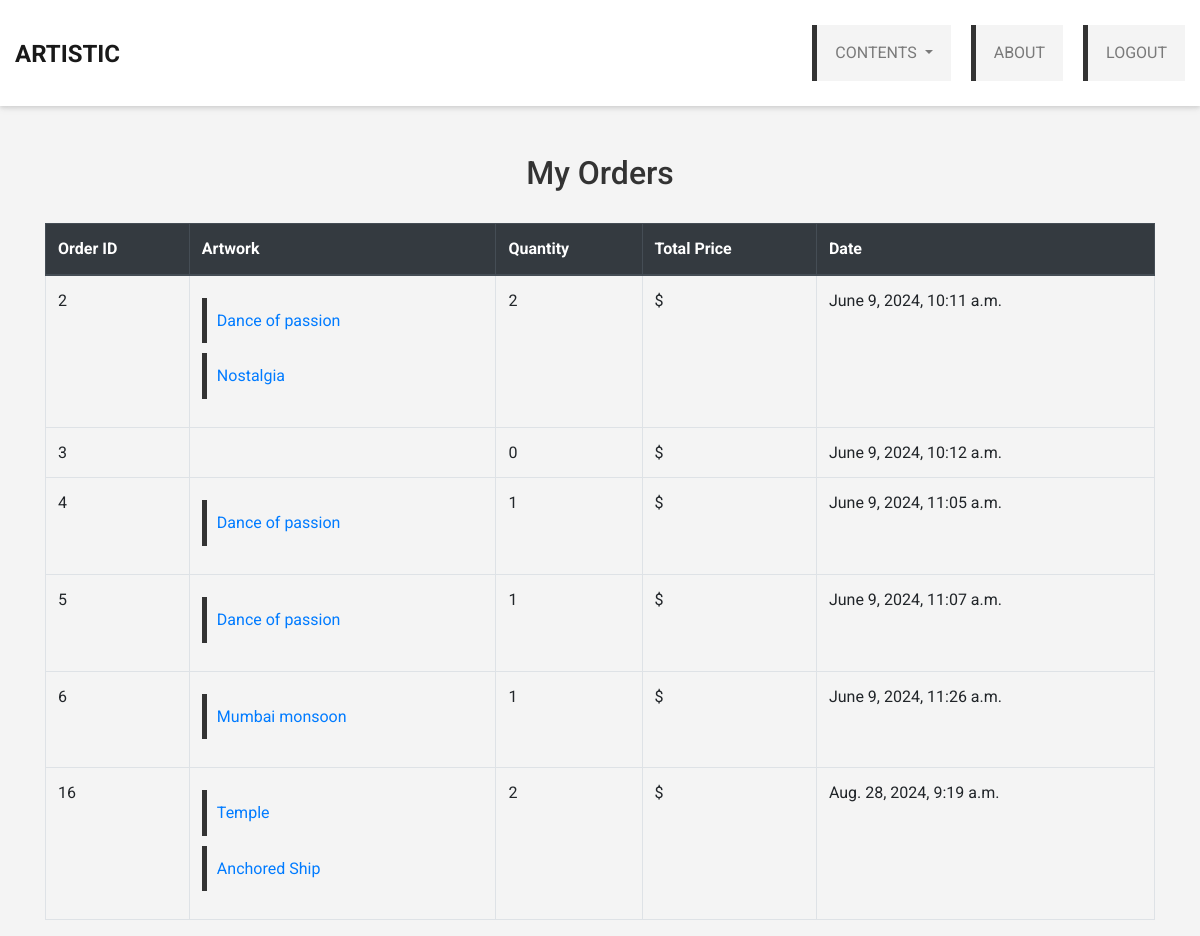
Page /orders/ (signed in) on the committed database.
### artapp/models.py (models this page shows, shortened)
class Order(models.Model):
    STATUS_CHOICES = [
        ('Pending', 'Pending'),
        ('Shipped', 'Shipped'),
        ('Delivered', 'Delivered'),
        ('Canceled', 'Canceled'),
    ]
    user = models.ForeignKey(User, on_delete=models.CASCADE)
    created_at = models.DateTimeField(auto_now_add=True)
    total_amount = models.DecimalField(max_digits=10, decimal_places=2)
    shipping_address = models.TextField()
    status = models.CharField(max_length=10, choices=STATUS_CHOICES, default='Pending')

class OrderItem(models.Model):
    order = models.ForeignKey(Order, on_delete=models.CASCADE, related_name='items')
    art = models.ForeignKey(Arts, on_delete=models.CASCADE)
    quantity = models.PositiveIntegerField()
    price = models.DecimalField(max_digits=10, decimal_places=2)

class Arts(models.Model):
    Art_id = models.AutoField(primary_key=True)
    title = models.CharField(max_length=100)
    aboutArt= models. TextField()
    place=models.CharField(max_length=20,default='hi')
    Artwork_year = models.BigIntegerField(default=00)
    url = models.CharField(max_length=100)
    ArtistName = models.ForeignKey(Artists, on_delete=models.CASCADE)
    img= models.ImageField(upload_to='arts/')
    price = models.IntegerField(default=10)
    type = models.CharField(max_length= 100,default="")

### artapp/middlewares.py (the view)
    def wrapped_view(request,*args,**kwargs):
        if request.user.is_authenticated == False:
            return redirect('Login')
        return view_function(request, *args, **kwargs)

### artapp/views.py (called while the page is built)
@auth
def orders(request):
    user_orders = Order.objects.filter(user=request.user)
    return render(request, 'orders.html', {'orders': user_orders})

### templates/orders.html (shortened to what this page needs)
{% extends 'base.html' %}
{% block content %}
<div class="container mt-5">
    <h2 class="text-center mb-4">My Orders</h2>
    {% if orders %}
    <div class="table-responsive">
        <table class="table table-bordered table-hover">
            <thead class="thead-dark">
                <tr>
                    <th scope="col">Order ID</th>
                    <th scope="col">Artwork</th>
                    <th scope="col">Quantity</th>
                    <th scope="col">Total Price</th>
                    <th scope="col">Date</th>
                </tr>
            </thead>
            <tbody>
                {% for order in orders %}
                <tr>
                    <td>{{ order.id }}</td>
                    <td>
                        <ul class="list-unstyled">
                            {% for item in order.items.all %}
                            <li><a href="{% url 'view_art' item.art.url %}">{{ item.art.title }}</a></li>
                            {% endfor %}
                        </ul>
                    </td>
                    <td>{{ order.items.count }}</td>
                    <td>${{ order.total_price }}</td>
                    <td>{{ order.created_at }}</td>
                </tr>
                {% endfor %}
            </tbody>
        </table>
    </div>
    {% else %}
    <p class="text-center">You have no orders.</p>
    {% endif %}
</div>
{% endblock %}

### artapp/static/css/style.css (style rules this page uses)
body { font-family: 'Open Sans', sans-serif; color: #000; background-color: #f8f9fa; }
h1, h2, h3, h4, h5, h6 { font-family: 'Roboto', sans-serif; }

### templates/base.html (style rules this page uses)
body { font-family: 'Roboto', sans-serif; margin: 0; padding: 0; background: #f4f4f4; color: #333; line-height: 1.6; }
h2 { color: #333; margin-bottom: 10px; border-bottom: 2px solid #f4f4f4; padding-bottom: 5px; }
ul { list-style-type: none; padding: 0; }
ul li { background: #f4f4f4; margin: 10px 0; padding: 10px; border-left: 5px solid #333; }

### rows in the picture
Order: id "2", items.count "2", created_at "June 9, 2024, 10:11 a.m."
OrderItem: art "Dance of passion"
OrderItem: art "Nostalgia"
Order: id "3", items.count "0", created_at "June 9, 2024, 10:12 a.m."
Order: id "4", items.count "1", created_at "June 9, 2024, 11:05 a.m."
OrderItem: art "Dance of passion"
Order: id "5", items.count "1", created_at "June 9, 2024, 11:07 a.m."
OrderItem: art "Dance of passion"
Order: id "6", items.count "1", created_at "June 9, 2024, 11:26 a.m."
OrderItem: art "Mumbai monsoon"
Order: id "16", items.count "2", created_at "Aug. 28, 2024, 9:19 a.m."
OrderItem: art "Temple"
OrderItem: art "Anchored Ship"
